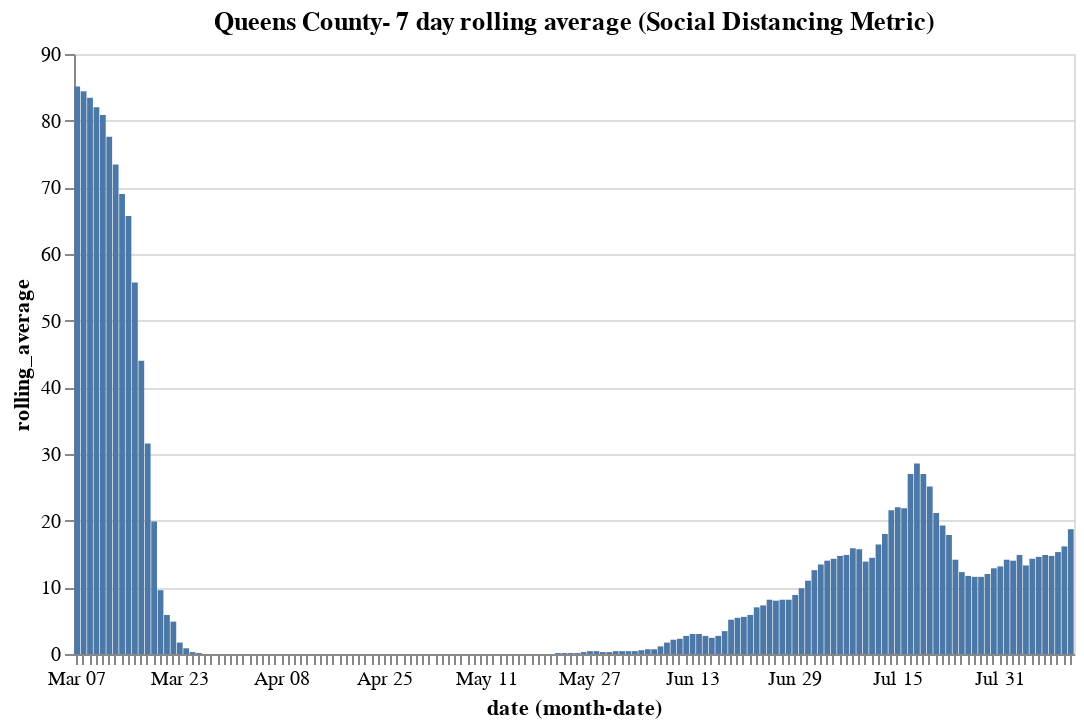

Notebook cell for this chart:
### Code cell
base_queens.encode(y="rolling_average").properties(title='Queens County- 7 day rolling average (Social Distancing Metric)')

### Figure 1 — Vega-Lite specification as saved in the notebook (floating-point values rounded to 4 significant figures; data arrays with more than 128 entries replaced by an {"elided": "..."} marker saying what was removed)
{"config": {"view": {"continuousWidth": 400, "continuousHeight": 300}}, "data": {"name": "data-c87f9b2b46a07bf6a743b8069fc9c04d"}, "mark": "bar", "encoding": {"x": {"type": "ordinal", "field": "date", "timeUnit": "monthdate"}, "y": {"type": "quantitative", "field": "rolling_average"}}, "title": "Queens County- 7 day rolling average (Social Distancing Metric)", "width": 500, "$schema": "https://vega.github.io/schema/vega-lite/v4.8.1.json", "datasets": {"data-c87f9b2b46a07bf6a743b8069fc9c04d": {"elided": "162 records"}}}
